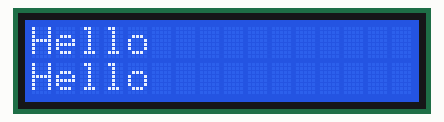
This program was run on a simulated Raspberry Pi (BCM pin numbers), started with the arguments Hello Hello. On the bench: 16×2 character LCD. At 0.6 s the program stops and its outputs stay as they are.

Above: at 0.6 s.

The program:

LCD.py
```python
import RPi.GPIO as GPIO
import LiquidCrystalPi
import time as time
import sys

argStr1 = sys.argv[1]
argStr2 = sys.argv[2]

GPIO.setmode(GPIO.BCM)
GPIO.setwarnings(False)

LCD = LiquidCrystalPi.LCD(25, 24, 21, 17, 20, 22)

LCD.begin(16, 2)

time.sleep(0.5)

LCD.home()
LCD.write(argStr1)
LCD.nextline()
LCD.write(argStr2)
```

LiquidCrystalPi.py
```python
_rs_pin = None
_rw_pin = None
_enable_pin = None
_data_pins = [None]*4
_numlines = 0
_displayfunction = 0
_displaycontrol = 0
_row_offsets = [None]*4

class LCD:
        import RPi.GPIO as GPIO
        import time as time

	def __init__(self, rs, enable, d0, d1, d2, d3):
		global _rs_pin, _enable_pin, _data_pins

		_rs_pin = rs
		_enable_pin = enable
		_data_pins[0] = d0
		_data_pins[1] = d1
		_data_pins[2] = d2
		_data_pins[3] = d3

		self.GPIO.setup(_rs_pin, self.GPIO.OUT)
		self.GPIO.setup(_enable_pin, self.GPIO.OUT)
		self.begin(16, 1)

	def begin(self, cols, lines):
		global _displayfunction, _numlines, _displacontrol, _displaymode

		if lines > 1:
		 _displayfunction |= 0x08

		 _numlines = lines

		 self.setRowOffsets(0x00, 0x40, 0x00 + cols, 0x40 + cols)

		 self.time.sleep(0.05)
		 self.GPIO.output(_rs_pin, 0)
		 self.GPIO.output(_enable_pin, 0)

		 self.write4bits(0x03)
		 self.time.sleep(0.0041)
		 self.write4bits(0x03)
		 self.time.sleep(0.0041)
		 self.write4bits(0x03)
		 self.time.sleep(0.00015)
		 self.write4bits(0x02)

		 self.command(0x20 | _displayfunction)

		 _displaycontrol = 0x04 | 0x00 | 0x00
		 self.display()

		 self.clear()

		 _displaymode = 0x02 | 0x00
		 self.command(0x04 | _displaymode)

	def setRowOffsets(self,row0,row1,row2,row3):
		_row_offsets[0] = row0;
		_row_offsets[1] = row1;
		_row_offsets[2] = row2;
		_row_offsets[3] = row3;

	def clear(self):
		self.command(1)
		self.time.sleep(0.002)

	def home(self):
		self.command(2)
		self.time.sleep(0.002)

	def nextline(self):
		self.command(192)
		self.time.sleep(0.002)

        def moveright(self):
                self.command(20)
                self.time.sleep(0.002)

        def moveleft(self):
                self.command(16)
                self.time.sleep(0.002)

	def display(self):
		global _displaycontrol

		_displaycontrol |= 0x04
		self.command(0x08 | _displaycontrol)

	def command(self,value):
		self.send(value, 0)

	def write(self,value):
		char = list(value)
		for i in range (0, len(char)):
			self.send(ord(char[i]), 1)

	def send(self,value, mode):
		global _rs_pin
		self.GPIO.output(_rs_pin, mode)
		self.write4bits(value >> 4)
		self.write4bits(value)

	def pulseEnable(self):
		self.GPIO.output(_enable_pin, 0)
		self.time.sleep(0.000001)
		self.GPIO.output(_enable_pin, 1)
		self.time.sleep(0.000001)
		self.GPIO.output(_enable_pin, 0)
		self.time.sleep(0.0001)

	def write4bits(self,value):
		for i in range(0,4):
			self.GPIO.setup(_data_pins[i], self.GPIO.OUT)
			self.GPIO.output(_data_pins[i], (value >> i) & 0x01)

		self.pulseEnable()
```
